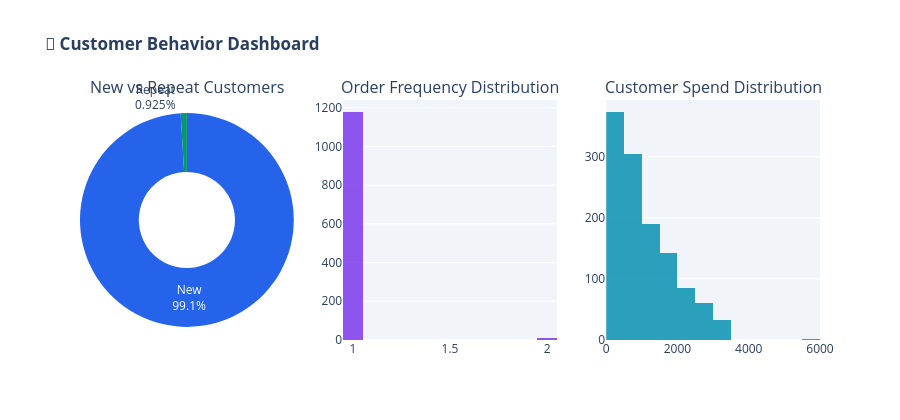

This figure's notebook cell:
### Markdown cell above
### 3.2 👥 Customer Behavior Analysis

### Code cell
# ── Customer Metrics ──────────────────────────────────────────────
customer_stats = df.groupby('CustomerID').agg(
    OrderCount   = ('OrderID', 'count'),
    TotalSpend   = ('TotalPrice', 'sum'),
    AvgOrderVal  = ('TotalPrice', 'mean'),
    FirstOrder   = ('Date', 'min'),
    LastOrder    = ('Date', 'max'),
    UniqProducts = ('Product', 'nunique')
).reset_index()

customer_stats['DaysBetween'] = (
    customer_stats['LastOrder'] - customer_stats['FirstOrder']
).dt.days

customer_stats['CustomerType'] = np.where(
    customer_stats['OrderCount'] > 1, 'Repeat', 'New')

print(f"Total unique customers : {len(customer_stats):,}")
print(f"New customers          : {(customer_stats['CustomerType']=='New').sum():,}")
print(f"Repeat customers       : {(customer_stats['CustomerType']=='Repeat').sum():,}")

from plotly.subplots import make_subplots
import plotly.graph_objects as go

fig = make_subplots(rows=1, cols=3,
    subplot_titles=('New vs Repeat Customers','Order Frequency Distribution',
                    'Customer Spend Distribution'),
    specs=[[{'type':'pie'},{'type':'xy'},{'type':'xy'}]])

ct = customer_stats['CustomerType'].value_counts()
fig.add_trace(go.Pie(
    labels=ct.index, values=ct.values,
    hole=0.45,
    marker_colors=[PALETTE['primary'], PALETTE['success']],
    textinfo='label+percent'
), row=1, col=1)

fig.add_trace(go.Histogram(
    x=customer_stats['OrderCount'], nbinsx=15,
    marker_color=PALETTE['secondary'], opacity=0.85,
    name='Order Freq'
), row=1, col=2)

fig.add_trace(go.Histogram(
    x=customer_stats['TotalSpend'], nbinsx=20,
    marker_color=PALETTE['accent'], opacity=0.85,
    name='Spend'
), row=1, col=3)

fig.update_layout(title_text='<b>👥 Customer Behavior Dashboard</b>',
    height=420, showlegend=False,
    paper_bgcolor='white', plot_bgcolor=PALETTE['light'])
fig.write_html('customer_behavior.html')
fig.show()

### Figure 1 — Plotly figure (JSON) as saved in the notebook; plotly's stock layout.template omitted (floating-point values rounded to 4 significant figures; data arrays with more than 128 entries replaced by an {"elided": "..."} marker saying what was removed)
{"data": [{"domain": {"x": [0.0, 0.2889], "y": [0.0, 1.0]}, "hole": 0.45, "labels": ["New", "Repeat"], "marker": {"colors": ["#2563EB", "#059669"]}, "textinfo": "label+percent", "type": "pie", "values": [1178, 11]}, {"marker": {"color": "#7C3AED"}, "name": "Order Freq", "nbinsx": 15, "opacity": 0.85, "type": "histogram", "x": {"elided": "1189 int values"}, "xaxis": "x", "yaxis": "y"}, {"marker": {"color": "#0891B2"}, "name": "Spend", "nbinsx": 20, "opacity": 0.85, "type": "histogram", "x": {"elided": "1189 float values"}, "xaxis": "x2", "yaxis": "y2"}], "layout": {"annotations": [{"font": {"size": 16}, "showarrow": false, "text": "New vs Repeat Customers", "x": 0.1444, "xanchor": "center", "xref": "paper", "y": 1.0, "yanchor": "bottom", "yref": "paper"}, {"font": {"size": 16}, "showarrow": false, "text": "Order Frequency Distribution", "x": 0.5, "xanchor": "center", "xref": "paper", "y": 1.0, "yanchor": "bottom", "yref": "paper"}, {"font": {"size": 16}, "showarrow": false, "text": "Customer Spend Distribution", "x": 0.8556, "xanchor": "center", "xref": "paper", "y": 1.0, "yanchor": "bottom", "yref": "paper"}], "height": 420, "paper_bgcolor": "white", "plot_bgcolor": "#F1F5F9", "showlegend": false, "title": {"text": "<b>👥 Customer Behavior Dashboard</b>"}, "xaxis": {"anchor": "y", "domain": [0.3556, 0.6444]}, "xaxis2": {"anchor": "y2", "domain": [0.7111, 1.0]}, "yaxis": {"anchor": "x", "domain": [0.0, 1.0]}, "yaxis2": {"anchor": "x2", "domain": [0.0, 1.0]}}}
